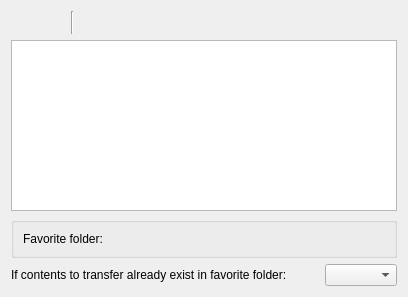
<?xml version="1.0" encoding="UTF-8"?>
<ui version="4.0">
 <class>PreferencesCategories</class>
 <widget class="QWidget" name="PreferencesCategories">
  <property name="geometry">
   <rect>
    <x>0</x>
    <y>0</y>
    <width>408</width>
    <height>297</height>
   </rect>
  </property>
  <property name="toolTip">
   <string/>
  </property>
  <layout class="QGridLayout" name="gridLayout">
   <item row="0" column="0">
    <layout class="QHBoxLayout" name="horizontalLayout_2">
     <item>
      <widget class="QToolButton" name="toolButtonAdd">
       <property name="inputMethodHints">
        <set>Qt::ImhNone</set>
       </property>
       <property name="text">
        <string/>
       </property>
       <property name="toolButtonStyle">
        <enum>Qt::ToolButtonTextBesideIcon</enum>
       </property>
       <property name="autoRaise">
        <bool>true</bool>
       </property>
      </widget>
     </item>
     <item>
      <widget class="QToolButton" name="toolButtonRemove">
       <property name="toolButtonStyle">
        <enum>Qt::ToolButtonTextBesideIcon</enum>
       </property>
       <property name="autoRaise">
        <bool>true</bool>
       </property>
      </widget>
     </item>
     <item>
      <widget class="Line" name="line">
       <property name="orientation">
        <enum>Qt::Vertical</enum>
       </property>
      </widget>
     </item>
     <item>
      <widget class="QToolButton" name="toolButtonEditSubcategory">
       <property name="inputMethodHints">
        <set>Qt::ImhNone</set>
       </property>
       <property name="text">
        <string/>
       </property>
       <property name="toolButtonStyle">
        <enum>Qt::ToolButtonTextBesideIcon</enum>
       </property>
       <property name="autoRaise">
        <bool>true</bool>
       </property>
      </widget>
     </item>
     <item>
      <spacer name="horizontalSpacer">
       <property name="orientation">
        <enum>Qt::Horizontal</enum>
       </property>
       <property name="sizeHint" stdset="0">
        <size>
         <width>40</width>
         <height>20</height>
        </size>
       </property>
      </spacer>
     </item>
    </layout>
   </item>
   <item row="1" column="0">
    <widget class="QTreeView" name="mimeTreeView"/>
   </item>
   <item row="2" column="0">
    <widget class="QGroupBox" name="groupBoxCategory">
     <property name="title">
      <string/>
     </property>
     <layout class="QHBoxLayout" name="horizontalLayout_4">
      <item>
       <layout class="QHBoxLayout" name="horizontalLayout">
        <item>
         <widget class="QLabel" name="label">
          <property name="text">
           <string>Favorite folder: </string>
          </property>
         </widget>
        </item>
        <item>
         <widget class="KUrlRequester" name="kurlrequester"/>
        </item>
       </layout>
      </item>
     </layout>
    </widget>
   </item>
   <item row="3" column="0">
    <layout class="QHBoxLayout" name="horizontalLayout_5">
     <item>
      <widget class="QLabel" name="labelExistingTransfers">
       <property name="text">
        <string>If contents to transfer already exist in favorite folder:</string>
       </property>
      </widget>
     </item>
     <item>
      <spacer name="horizontalSpacer_3">
       <property name="orientation">
        <enum>Qt::Horizontal</enum>
       </property>
       <property name="sizeHint" stdset="0">
        <size>
         <width>40</width>
         <height>20</height>
        </size>
       </property>
      </spacer>
     </item>
     <item>
      <widget class="QComboBox" name="kcfg_transferManagement"/>
     </item>
    </layout>
   </item>
  </layout>
 </widget>
 <customwidgets>
  <customwidget>
   <class>KUrlRequester</class>
   <extends>QFrame</extends>
   <header>kurlrequester.h</header>
   <container>1</container>
  </customwidget>
 </customwidgets>
 <resources/>
 <connections/>
</ui>
